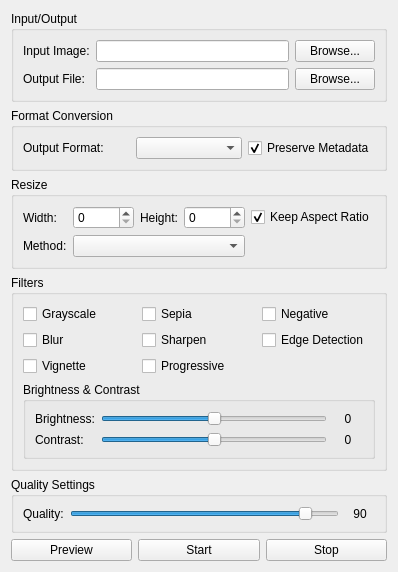
      <widget class="QWidget" name="tabImage">
       <attribute name="title">
        <string>Image Tools</string>
       </attribute>
       <layout class="QVBoxLayout" name="verticalLayout_Image">
        <item>
         <widget class="QGroupBox" name="groupBoxImageInput">
          <property name="title">
           <string>Input/Output</string>
          </property>
          <layout class="QGridLayout" name="gridLayout_ImageIO">
           <item row="0" column="0">
            <widget class="QLabel" name="labelImageInput">
             <property name="text">
              <string>Input Image:</string>
             </property>
            </widget>
           </item>
           <item row="0" column="1">
            <widget class="QLineEdit" name="lineImageInput"/>
           </item>
           <item row="0" column="2">
            <widget class="QPushButton" name="btnBrowseImageInput">
             <property name="text">
              <string>Browse...</string>
             </property>
            </widget>
           </item>
           <item row="1" column="0">
            <widget class="QLabel" name="labelImageOutput">
             <property name="text">
              <string>Output File:</string>
             </property>
            </widget>
           </item>
           <item row="1" column="1">
            <widget class="QLineEdit" name="lineImageOutput"/>
           </item>
           <item row="1" column="2">
            <widget class="QPushButton" name="btnBrowseImageOutput">
             <property name="text">
              <string>Browse...</string>
             </property>
            </widget>
           </item>
          </layout>
         </widget>
        </item>
        <item>
         <widget class="QGroupBox" name="groupBoxImageFormat">
          <property name="title">
           <string>Format Conversion</string>
          </property>
          <layout class="QGridLayout" name="gridLayout_ImageFormat">
           <item row="0" column="0">
            <widget class="QLabel" name="labelOutputFormat">
             <property name="text">
              <string>Output Format:</string>
             </property>
            </widget>
           </item>
           <item row="0" column="1">
            <widget class="QComboBox" name="comboImageFormat"/>
           </item>
           <item row="0" column="2">
            <widget class="QCheckBox" name="checkPreserveMetadata">
             <property name="text">
              <string>Preserve Metadata</string>
             </property>
             <property name="checked">
              <bool>true</bool>
             </property>
            </widget>
           </item>
          </layout>
         </widget>
        </item>
        <item>
         <widget class="QGroupBox" name="groupBoxImageResize">
          <property name="title">
           <string>Resize</string>
          </property>
          <layout class="QGridLayout" name="gridLayout_ImageResize">
           <item row="0" column="0">
            <widget class="QLabel" name="labelWidth">
             <property name="text">
              <string>Width:</string>
             </property>
            </widget>
           </item>
           <item row="0" column="1">
            <widget class="QSpinBox" name="spinWidth">
             <property name="maximum">
              <number>10000</number>
             </property>
             <property name="singleStep">
              <number>10</number>
             </property>
            </widget>
           </item>
           <item row="0" column="2">
            <widget class="QLabel" name="labelHeight">
             <property name="text">
              <string>Height:</string>
             </property>
            </widget>
           </item>
           <item row="0" column="3">
            <widget class="QSpinBox" name="spinHeight">
             <property name="maximum">
              <number>10000</number>
             </property>
             <property name="singleStep">
              <number>10</number>
             </property>
            </widget>
           </item>
           <item row="0" column="4">
            <widget class="QCheckBox" name="checkKeepAspect">
             <property name="text">
              <string>Keep Aspect Ratio</string>
             </property>
             <property name="checked">
              <bool>true</bool>
             </property>
            </widget>
           </item>
           <item row="1" column="0">
            <widget class="QLabel" name="labelResizeMethod">
             <property name="text">
              <string>Method:</string>
             </property>
            </widget>
           </item>
           <item row="1" column="1" colspan="3">
            <widget class="QComboBox" name="comboResizeMethod"/>
           </item>
          </layout>
         </widget>
        </item>
        <item>
         <widget class="QGroupBox" name="groupBoxImageFilters">
          <property name="title">
           <string>Filters</string>
          </property>
          <layout class="QVBoxLayout" name="verticalLayout_ImageFilters">
           <item>
            <layout class="QGridLayout" name="gridLayout_FilterChecks">
             <item row="0" column="0">
              <widget class="QCheckBox" name="checkGrayscale">
               <property name="text">
                <string>Grayscale</string>
               </property>
              </widget>
             </item>
             <item row="0" column="1">
              <widget class="QCheckBox" name="checkSepia">
               <property name="text">
                <string>Sepia</string>
               </property>
              </widget>
             </item>
             <item row="0" column="2">
              <widget class="QCheckBox" name="checkNegative">
               <property name="text">
                <string>Negative</string>
               </property>
              </widget>
             </item>
             <item row="1" column="0">
              <widget class="QCheckBox" name="checkBlur">
               <property name="text">
                <string>Blur</string>
               </property>
              </widget>
             </item>
             <item row="1" column="1">
              <widget class="QCheckBox" name="checkSharpen">
               <property name="text">
                <string>Sharpen</string>
               </property>
              </widget>
             </item>
             <item row="1" column="2">
              <widget class="QCheckBox" name="checkEdgeDetect">
               <property name="text">
                <string>Edge Detection</string>
               </property>
              </widget>
             </item>
             <item row="2" column="0">
              <widget class="QCheckBox" name="checkVignette">
               <property name="text">
                <string>Vignette</string>
               </property>
              </widget>
             </item>
             <item row="2" column="1">
              <widget class="QCheckBox" name="checkProgressive">
               <property name="text">
                <string>Progressive</string>
               </property>
              </widget>
             </item>
            </layout>
           </item>
           <item>
            <widget class="QGroupBox" name="groupBoxBrightnessContrast">
             <property name="title">
              <string>Brightness &amp;&amp; Contrast</string>
             </property>
             <layout class="QGridLayout" name="gridLayout_BrightnessContrast">
              <item row="0" column="0">
               <widget class="QLabel" name="labelBrightness">
                <property name="text">
                 <string>Brightness:</string>
                </property>
               </widget>
              </item>
              <item row="0" column="1">
               <widget class="QSlider" name="sliderBrightness">
                <property name="minimum">
                 <number>-100</number>
                </property>
                <property name="maximum">
                 <number>100</number>
                </property>
                <property name="orientation">
                 <enum>Qt::Orientation::Horizontal</enum>
                </property>
               </widget>
              </item>
              <item row="0" column="2">
               <widget class="QLabel" name="labelBrightnessValue">
                <property name="minimumSize">
                 <size>
                  <width>30</width>
                  <height>0</height>
                 </size>
                </property>
                <property name="text">
                 <string>0</string>
                </property>
                <property name="alignment">
                 <set>Qt::AlignmentFlag::AlignCenter</set>
                </property>
               </widget>
              </item>
              <item row="1" column="0">
               <widget class="QLabel" name="labelContrast">
                <property name="text">
                 <string>Contrast:</string>
                </property>
               </widget>
              </item>
              <item row="1" column="1">
               <widget class="QSlider" name="sliderContrast">
                <property name="minimum">
                 <number>-100</number>
                </property>
                <property name="maximum">
                 <number>100</number>
                </property>
                <property name="orientation">
                 <enum>Qt::Orientation::Horizontal</enum>
                </property>
               </widget>
              </item>
              <item row="1" column="2">
               <widget class="QLabel" name="labelContrastValue">
                <property name="minimumSize">
                 <size>
                  <width>30</width>
                  <height>0</height>
                 </size>
                </property>
                <property name="text">
                 <string>0</string>
                </property>
                <property name="alignment">
                 <set>Qt::AlignmentFlag::AlignCenter</set>
                </property>
               </widget>
              </item>
             </layout>
            </widget>
           </item>
          </layout>
         </widget>
        </item>
        <item>
         <widget class="QGroupBox" name="groupBoxImageQuality">
          <property name="title">
           <string>Quality Settings</string>
          </property>
          <layout class="QHBoxLayout" name="horizontalLayout_Quality">
           <item>
            <widget class="QLabel" name="labelQualityText">
             <property name="text">
              <string>Quality:</string>
             </property>
            </widget>
           </item>
           <item>
            <widget class="QSlider" name="sliderImageQuality">
             <property name="minimum">
              <number>1</number>
             </property>
             <property name="maximum">
              <number>100</number>
             </property>
             <property name="value">
              <number>90</number>
             </property>
             <property name="orientation">
              <enum>Qt::Orientation::Horizontal</enum>
             </property>
            </widget>
           </item>
           <item>
            <widget class="QLabel" name="labelQualityNumber">
             <property name="minimumSize">
              <size>
               <width>30</width>
               <height>0</height>
              </size>
             </property>
             <property name="text">
              <string>90</string>
             </property>
             <property name="alignment">
              <set>Qt::AlignmentFlag::AlignCenter</set>
             </property>
            </widget>
           </item>
          </layout>
         </widget>
        </item>
        <item>
         <layout class="QHBoxLayout" name="horizontalLayout_ImageButtons">
          <item>
           <widget class="QPushButton" name="btnImagePreview">
            <property name="text">
             <string>Preview</string>
            </property>
           </widget>
          </item>
          <item>
           <widget class="QPushButton" name="btnImageStart">
            <property name="text">
             <string>Start</string>
            </property>
           </widget>
          </item>
          <item>
           <widget class="QPushButton" name="btnImageStop">
            <property name="text">
             <string>Stop</string>
            </property>
           </widget>
          </item>
         </layout>
        </item>
       </layout>
      </widget>
